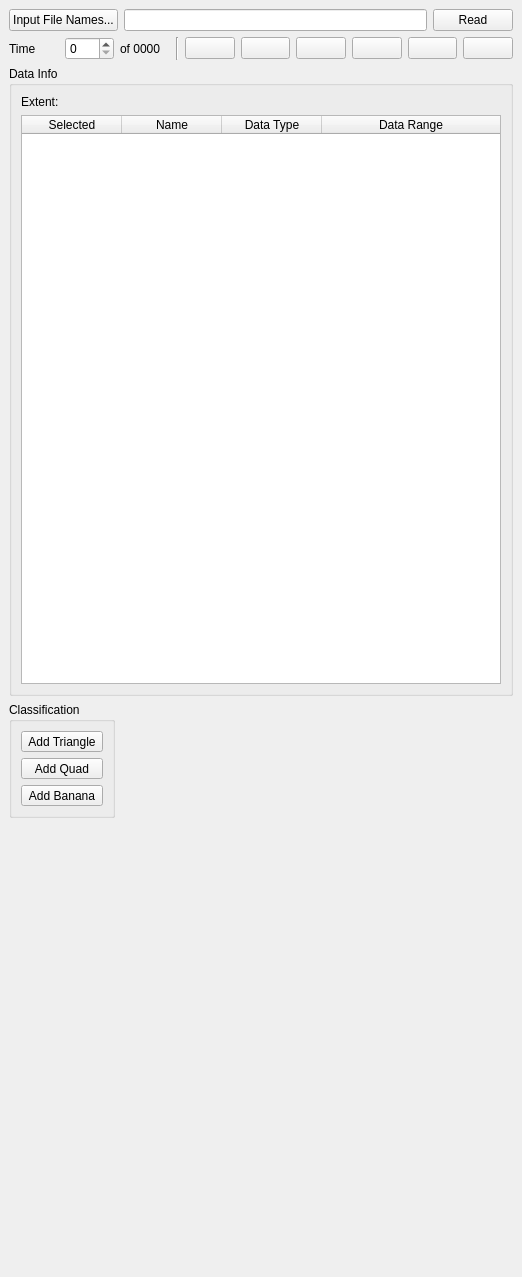
<?xml version="1.0" encoding="UTF-8"?>
<ui version="4.0">
 <class>DiagDataAnalyzer</class>
 <widget class="QDockWidget" name="DiagDataAnalyzer">
  <property name="geometry">
   <rect>
    <x>0</x>
    <y>0</y>
    <width>522</width>
    <height>1277</height>
   </rect>
  </property>
  <property name="windowTitle">
   <string>Data Analyzer</string>
  </property>
  <widget class="QWidget" name="dockWidgetContents">
   <layout class="QGridLayout" name="gridLayout_7">
    <item row="3" column="0">
     <widget class="QGroupBox" name="groupBox_2">
      <property name="sizePolicy">
       <sizepolicy hsizetype="Fixed" vsizetype="Minimum">
        <horstretch>0</horstretch>
        <verstretch>0</verstretch>
       </sizepolicy>
      </property>
      <property name="title">
       <string>Classification</string>
      </property>
      <layout class="QVBoxLayout" name="verticalLayout">
       <item>
        <layout class="QVBoxLayout" name="buttonLayout">
         <property name="sizeConstraint">
          <enum>QLayout::SetDefaultConstraint</enum>
         </property>
         <item>
          <widget class="QToolButton" name="triangleButton">
           <property name="sizePolicy">
            <sizepolicy hsizetype="MinimumExpanding" vsizetype="Fixed">
             <horstretch>0</horstretch>
             <verstretch>0</verstretch>
            </sizepolicy>
           </property>
           <property name="text">
            <string>Add Triangle</string>
           </property>
           <property name="icon">
            <iconset resource="xvrresource.qrc">
             <normaloff>:/primitive/resources/primitives/triangle.png</normaloff>:/primitive/resources/primitives/triangle.png</iconset>
           </property>
           <property name="toolButtonStyle">
            <enum>Qt::ToolButtonTextBesideIcon</enum>
           </property>
          </widget>
         </item>
         <item>
          <widget class="QToolButton" name="quadButton">
           <property name="sizePolicy">
            <sizepolicy hsizetype="MinimumExpanding" vsizetype="Fixed">
             <horstretch>0</horstretch>
             <verstretch>0</verstretch>
            </sizepolicy>
           </property>
           <property name="text">
            <string>Add Quad</string>
           </property>
           <property name="icon">
            <iconset resource="xvrresource.qrc">
             <normaloff>:/primitive/resources/primitives/quad.png</normaloff>:/primitive/resources/primitives/quad.png</iconset>
           </property>
           <property name="toolButtonStyle">
            <enum>Qt::ToolButtonTextBesideIcon</enum>
           </property>
          </widget>
         </item>
         <item>
          <widget class="QToolButton" name="bananaButton">
           <property name="sizePolicy">
            <sizepolicy hsizetype="MinimumExpanding" vsizetype="Fixed">
             <horstretch>0</horstretch>
             <verstretch>0</verstretch>
            </sizepolicy>
           </property>
           <property name="text">
            <string>Add Banana</string>
           </property>
           <property name="icon">
            <iconset resource="xvrresource.qrc">
             <normaloff>:/primitive/resources/primitives/banana.png</normaloff>:/primitive/resources/primitives/banana.png</iconset>
           </property>
           <property name="toolButtonStyle">
            <enum>Qt::ToolButtonTextBesideIcon</enum>
           </property>
          </widget>
         </item>
        </layout>
       </item>
      </layout>
     </widget>
    </item>
    <item row="0" column="0">
     <layout class="QGridLayout" name="gridLayout">
      <item row="0" column="0">
       <widget class="QPushButton" name="pushButtonInputFileName">
        <property name="text">
         <string>Input File Names...</string>
        </property>
       </widget>
      </item>
      <item row="0" column="1">
       <widget class="QLineEdit" name="lineEditInputFileName">
        <property name="text">
         <string/>
        </property>
       </widget>
      </item>
      <item row="0" column="2">
       <widget class="QPushButton" name="pushButtonRead">
        <property name="text">
         <string>Read</string>
        </property>
       </widget>
      </item>
     </layout>
    </item>
    <item row="1" column="0">
     <layout class="QHBoxLayout" name="horizontalLayout">
      <item>
       <widget class="QLabel" name="label">
        <property name="text">
         <string>Time</string>
        </property>
       </widget>
      </item>
      <item>
       <widget class="QSpinBox" name="spinBoxCurrentTime"/>
      </item>
      <item>
       <widget class="QLabel" name="labelTotalTimeStep">
        <property name="sizePolicy">
         <sizepolicy hsizetype="Minimum" vsizetype="Preferred">
          <horstretch>0</horstretch>
          <verstretch>0</verstretch>
         </sizepolicy>
        </property>
        <property name="text">
         <string>of 0000</string>
        </property>
       </widget>
      </item>
      <item>
       <widget class="Line" name="line">
        <property name="orientation">
         <enum>Qt::Vertical</enum>
        </property>
       </widget>
      </item>
      <item>
       <widget class="QPushButton" name="pushButtonBackToFirst">
        <property name="text">
         <string/>
        </property>
        <property name="icon">
         <iconset>
          <normalon>:/VCR/resources/vcr/first.png</normalon>
         </iconset>
        </property>
       </widget>
      </item>
      <item>
       <widget class="QPushButton" name="pushButtonPrev">
        <property name="text">
         <string/>
        </property>
        <property name="icon">
         <iconset>
          <normalon>:/VCR/resources/vcr/prev.png</normalon>
         </iconset>
        </property>
       </widget>
      </item>
      <item>
       <widget class="QPushButton" name="pushButtonPlay">
        <property name="text">
         <string/>
        </property>
        <property name="icon">
         <iconset resource="xvrresource.qrc">
          <normaloff>:/VCR/resources/vcr/play.png</normaloff>
          <normalon>:/VCR/resources/vcr/pause.png</normalon>
          <selectedoff>:/VCR/resources/vcr/pause.png</selectedoff>
          <selectedon>:/VCR/resources/vcr/play.png</selectedon>:/VCR/resources/vcr/play.png</iconset>
        </property>
        <property name="checkable">
         <bool>true</bool>
        </property>
       </widget>
      </item>
      <item>
       <widget class="QPushButton" name="pushButtonNext">
        <property name="text">
         <string/>
        </property>
        <property name="icon">
         <iconset>
          <normalon>:/VCR/resources/vcr/next.png</normalon>
         </iconset>
        </property>
       </widget>
      </item>
      <item>
       <widget class="QPushButton" name="pushButtonGoToLast">
        <property name="text">
         <string/>
        </property>
        <property name="icon">
         <iconset>
          <normalon>:/VCR/resources/vcr/last.png</normalon>
         </iconset>
        </property>
       </widget>
      </item>
      <item>
       <widget class="QPushButton" name="pushButtonLoop">
        <property name="text">
         <string/>
        </property>
        <property name="icon">
         <iconset>
          <normalon>:/VCR/resources/vcr/loop.png</normalon>
          <selectedoff>:/VCR/resources/vcr/loop.png</selectedoff>
          <selectedon>:/VCR/resources/vcr/loop.png</selectedon>
         </iconset>
        </property>
        <property name="checkable">
         <bool>true</bool>
        </property>
       </widget>
      </item>
     </layout>
    </item>
    <item row="4" column="0">
     <spacer name="verticalSpacer">
      <property name="orientation">
       <enum>Qt::Vertical</enum>
      </property>
      <property name="sizeType">
       <enum>QSizePolicy::Preferred</enum>
      </property>
      <property name="sizeHint" stdset="0">
       <size>
        <width>20</width>
        <height>450</height>
       </size>
      </property>
     </spacer>
    </item>
    <item row="2" column="0">
     <widget class="QGroupBox" name="groupBox">
      <property name="title">
       <string>Data Info</string>
      </property>
      <layout class="QGridLayout" name="gridLayout_2">
       <item row="0" column="0">
        <widget class="QLabel" name="labelExtentInfo">
         <property name="text">
          <string>Extent:  </string>
         </property>
        </widget>
       </item>
       <item row="1" column="0">
        <widget class="QTableWidget" name="tableWidgetVarsInfo">
         <attribute name="horizontalHeaderCascadingSectionResizes">
          <bool>true</bool>
         </attribute>
         <attribute name="horizontalHeaderStretchLastSection">
          <bool>true</bool>
         </attribute>
         <column>
          <property name="text">
           <string>Selected</string>
          </property>
         </column>
         <column>
          <property name="text">
           <string>Name</string>
          </property>
         </column>
         <column>
          <property name="text">
           <string>Data Type</string>
          </property>
         </column>
         <column>
          <property name="text">
           <string>Data Range</string>
          </property>
         </column>
        </widget>
       </item>
      </layout>
     </widget>
    </item>
   </layout>
  </widget>
 </widget>
 <resources>
  <include location="xvrresource.qrc"/>
 </resources>
 <connections/>
</ui>
